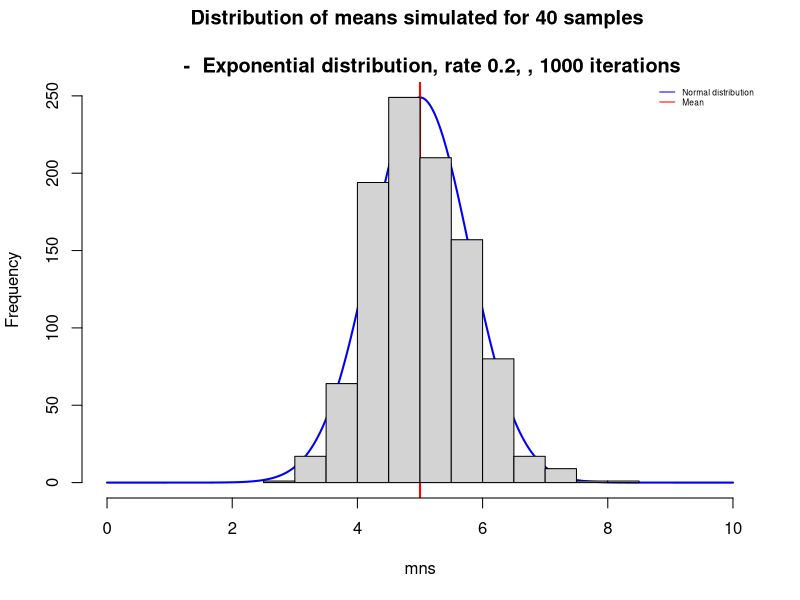
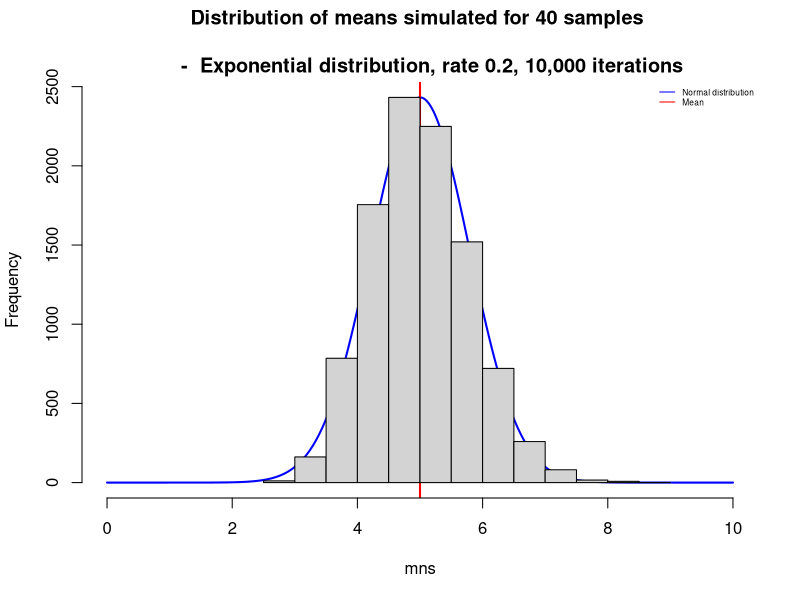
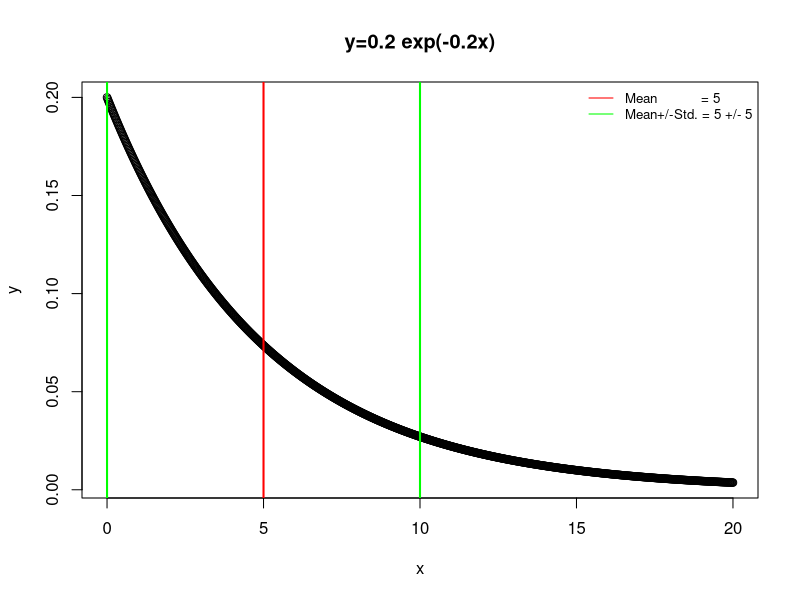
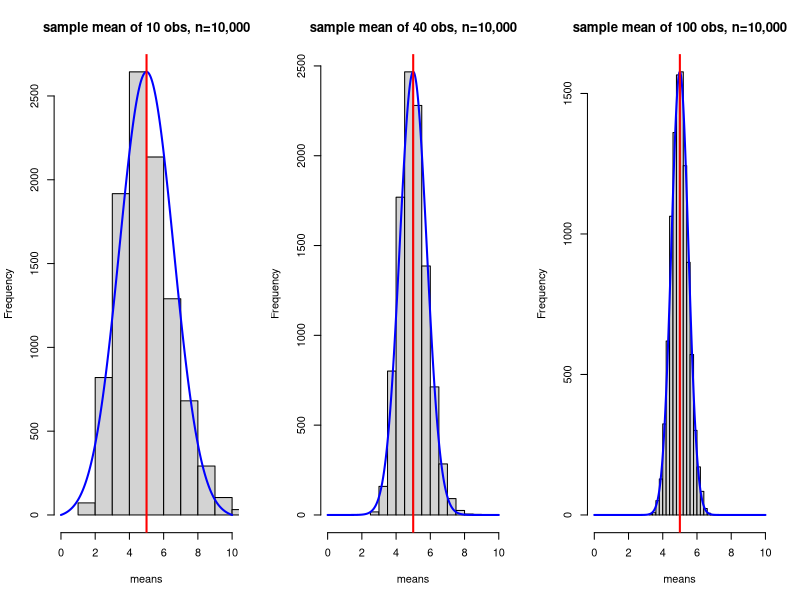

R code for these plots, in order:
## ---- chunk 1
    mns  <- NULL
    for (i in 1 : 1000) 
        {mns = c(mns, mean(rexp(40,0.2)))}
    mean_40 <- mean(mns)
    var_40  <- var(mns)
    std_40 <- sqrt(var_40*40)
cat("Thus the simulation approximates the mean of 5 by ",mean_40," and the standard deviation of 5 by ",std_40,".") 
## ---- chunk 2
    x   <- seq(0,10, length = 1000)  
    y   <- dnorm(x,mean=5, sd=5/sqrt(40)) 
    plot(x,y, ann=F, axes=F, type="l", lwd=2, col="blue")
    abline(v=5.0, col="red",lwd=2)
    par(new=TRUE)
    hist(mns, xlim=c(0,10), main="Distribution of means simulated for 40 samples \n 
    -  Exponential distribution, rate 0.2, , 1000 iterations")
    legend("topright",legend=c("Normal distribution", "Mean"),col=c("blue","red"),lty=c(1),cex=0.5, bty="n")
## ---- chunk 3
    mns  <- NULL
    for (i in 1 : 10000) 
        {mns = c(mns, mean(rexp(40,0.2)))}
    mean_40 <- mean(mns)
    var_40  <- var(mns)
    std_40 <- sqrt(var_40*40)
cat("The result both for the mean ",mean_40," and the standard deviation ",std_40," are closer to the population values.") 
    x   <- seq(0,10, length = 1000)  
    y   <- dnorm(x,mean=5, sd=5/sqrt(40)) 
    plot(x,y, ann=F, axes=F, type="l", lwd=2, col="blue")
    abline(v=5.0, col="red",lwd=2)
    par(new=TRUE)
    hist(mns, xlim=c(0,10), main="Distribution of means simulated for 40 samples \n 
    -  Exponential distribution, rate 0.2, 10,000 iterations")
    legend("topright",legend=c("Normal distribution", "Mean"),col=c("blue","red"),lty=c(1),cex=0.5, bty="n")
## ---- chunk 4
x=seq(0,20,length=1000)
y=dexp(x,rate=0.2)
plot(x,y)
title("y=0.2 exp(-0.2x)")
abline(v=5,col="red",lwd=2)
abline(v=c(0,10),col="green",lwd=2)
legend("topright",legend=c("Mean           = 5","Mean+/-Std. = 5 +/- 5"),col=c("red","green"),lty=c(1),cex=0.8, bty="n")

## ---- chunk 5
    means <- NULL
    j <- NULL
    sample_selection <- c(10,40,100)
    for (k in sample_selection) {
        j <- j + 1
        mns  <- NULL
        for (i in 1 : 10000) 
            {mns = c(mns, mean(rexp(k,0.2)))}
        means <- rbind(means, mns)
        cat("ns =", k,", mean estimate = ",mean(mns),", standard error = ",sd(mns)*sqrt(k),".\n") }
    par(mfrow = c(1, 3))
    for (j in 1:3){
        samples <- means[j,]
        hist(samples, xlim=c(0,10),xlab="means",main=paste("sample mean of", sample_selection[j], "obs, n=10,000"))
        par(new=TRUE)
        no_obs <- sample_selection[j]
        x   <- seq(0,10, length = 1000)  
        y   <- dnorm(x,mean=5, sd=5/sqrt(no_obs)) 
        plot(x,y, ann=F, axes=F, type="l", lwd=2, col="blue")
        abline(v=5.0, col="red",lwd=2)
    }
